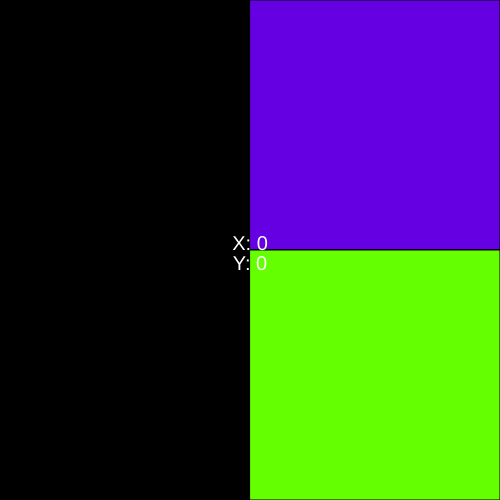
Frame 1 (no input)
Frame 60 (no input): identical to frame 1, image omitted
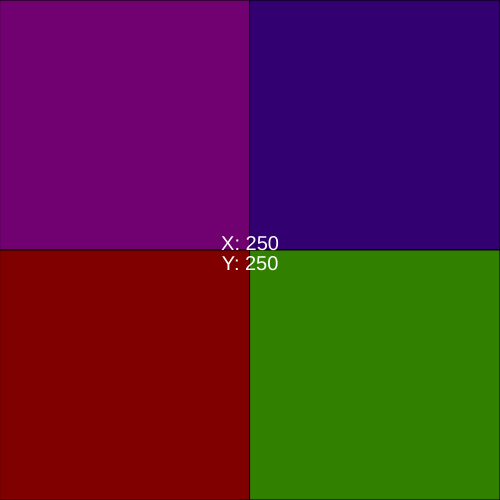
Frame 120 (the mouse pressed at the canvas centre since frame 60)

The p5.js sketch that drew these frames (run headless with seeded random() and noise() and a simulated clock; from frame 60 on, the mouse is pressed at the canvas centre):

// p5.js sketch
// ── sketch.js
//Initialization function
function setup() {
  createCanvas(500,500);
  textSize(20);
  textAlign(CENTER);
}

//Rendering function
function draw() {
  //Set a background color
  background(0);

  let alpha1 = map(mouseX, 0, width, 0, 255);
  let alpha2 = map(mouseX, 0, width, 255, 0);

  //console.log(alpha1);

  let alpha3 = map(mouseY, 0, height, 0, 255);
  let alpha4 = map(mouseY, 0, height, 255, 0);

  //top left
  fill (225, 0, 225, alpha1);
  rect (0, 0, 250, 250);

  //top right
  fill (100, 0, 225, alpha2);
  rect (250, 0, 250, 250);

  //bottom left
  fill (255, 0, 0, alpha3);
  rect (0, 250, 250, 250);

  //bottom right
  fill (100, 255, 0, alpha4);
  rect (250, 250, 250, 250);

  fill(255);

  //concatenation
  text("X: " + mouseX, width/2, height/2)
  text("Y: " + mouseY, width/2, height/2+20)
}
